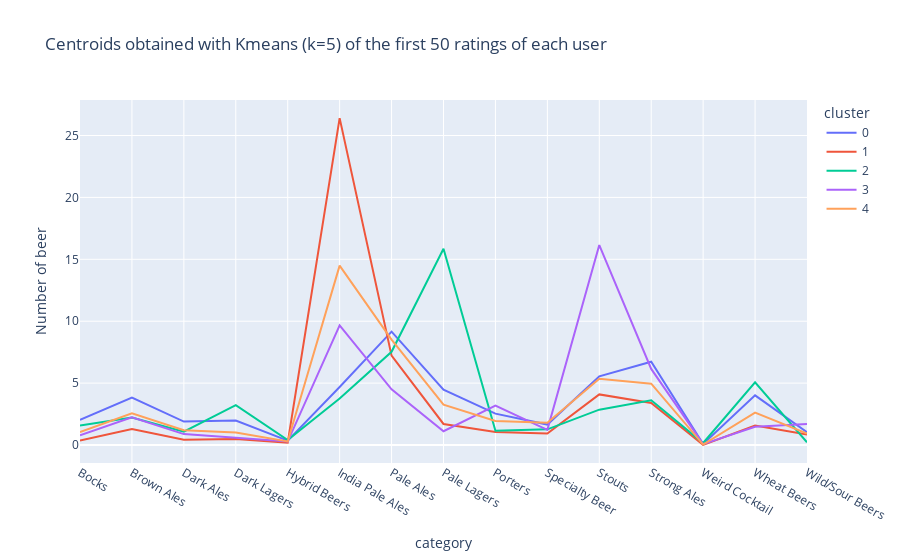

Notebook source saved alongside this figure:
### Code cell
fig = px.line(df_cluster_beer_5, x="category", y="Number of beer", color="cluster", title="Centroids obtained with Kmeans (k=5) of the first 50 ratings of each user")
fig.show()
#fig.write_html("centroid_first_5_justification.html")

### Figure 1 — Plotly figure (JSON) as saved in the notebook; plotly's stock layout.template omitted (floating-point values rounded to 4 significant figures)
{"data": [{"hovertemplate": "cluster=0<br>category=%{x}<br>Number of beer=%{y}<extra></extra>", "legendgroup": "0", "line": {"color": "#636efa", "dash": "solid"}, "marker": {"symbol": "circle"}, "mode": "lines", "name": "0", "orientation": "v", "showlegend": true, "type": "scatter", "x": ["Bocks", "Brown Ales", "Dark Ales", "Dark Lagers", "Hybrid Beers", "India Pale Ales", "Pale Ales", "Pale Lagers", "Porters", "Specialty Beer", "Stouts", "Strong Ales", "Weird Cocktail", "Wheat Beers", "Wild/Sour Beers"], "xaxis": "x", "y": [2.028, 3.83, 1.89, 1.979, 0.3569, 4.686, 9.159, 4.466, 2.537, 1.654, 5.551, 6.728, 0.08834, 4.014, 1.032], "yaxis": "y"}, {"hovertemplate": "cluster=1<br>category=%{x}<br>Number of beer=%{y}<extra></extra>", "legendgroup": "1", "line": {"color": "#EF553B", "dash": "solid"}, "marker": {"symbol": "circle"}, "mode": "lines", "name": "1", "orientation": "v", "showlegend": true, "type": "scatter", "x": ["Bocks", "Brown Ales", "Dark Ales", "Dark Lagers", "Hybrid Beers", "India Pale Ales", "Pale Ales", "Pale Lagers", "Porters", "Specialty Beer", "Stouts", "Strong Ales", "Weird Cocktail", "Wheat Beers", "Wild/Sour Beers"], "xaxis": "x", "y": [0.3723, 1.292, 0.4307, 0.4891, 0.1971, 26.4, 7.219, 1.701, 1.058, 0.927, 4.088, 3.394, 0.0146, 1.577, 0.8394], "yaxis": "y"}, {"hovertemplate": "cluster=2<br>category=%{x}<br>Number of beer=%{y}<extra></extra>", "legendgroup": "2", "line": {"color": "#00cc96", "dash": "solid"}, "marker": {"symbol": "circle"}, "mode": "lines", "name": "2", "orientation": "v", "showlegend": true, "type": "scatter", "x": ["Bocks", "Brown Ales", "Dark Ales", "Dark Lagers", "Hybrid Beers", "India Pale Ales", "Pale Ales", "Pale Lagers", "Porters", "Specialty Beer", "Stouts", "Strong Ales", "Weird Cocktail", "Wheat Beers", "Wild/Sour Beers"], "xaxis": "x", "y": [1.582, 2.214, 1.082, 3.214, 0.4082, 3.765, 7.531, 15.86, 1.153, 1.265, 2.857, 3.612, 0.1633, 5.071, 0.2245], "yaxis": "y"}, {"hovertemplate": "cluster=3<br>category=%{x}<br>Number of beer=%{y}<extra></extra>", "legendgroup": "3", "line": {"color": "#ab63fa", "dash": "solid"}, "marker": {"symbol": "circle"}, "mode": "lines", "name": "3", "orientation": "v", "showlegend": true, "type": "scatter", "x": ["Bocks", "Brown Ales", "Dark Ales", "Dark Lagers", "Hybrid Beers", "India Pale Ales", "Pale Ales", "Pale Lagers", "Porters", "Specialty Beer", "Stouts", "Strong Ales", "Weird Cocktail", "Wheat Beers", "Wild/Sour Beers"], "xaxis": "x", "y": [0.7888, 2.236, 0.882, 0.5776, 0.2795, 9.665, 4.503, 1.112, 3.18, 1.224, 16.15, 6.149, 0.06832, 1.478, 1.708], "yaxis": "y"}, {"hovertemplate": "cluster=4<br>category=%{x}<br>Number of beer=%{y}<extra></extra>", "legendgroup": "4", "line": {"color": "#FFA15A", "dash": "solid"}, "marker": {"symbol": "circle"}, "mode": "lines", "name": "4", "orientation": "v", "showlegend": true, "type": "scatter", "x": ["Bocks", "Brown Ales", "Dark Ales", "Dark Lagers", "Hybrid Beers", "India Pale Ales", "Pale Ales", "Pale Lagers", "Porters", "Specialty Beer", "Stouts", "Strong Ales", "Weird Cocktail", "Wheat Beers", "Wild/Sour Beers"], "xaxis": "x", "y": [1.041, 2.557, 1.189, 1.014, 0.2921, 14.49, 8.509, 3.265, 1.948, 1.808, 5.357, 4.959, 0.0378, 2.615, 0.9175], "yaxis": "y"}], "layout": {"legend": {"title": {"text": "cluster"}, "tracegroupgap": 0}, "title": {"text": "Centroids obtained with Kmeans (k=5) of the first 50 ratings of each user"}, "xaxis": {"anchor": "y", "domain": [0, 1], "title": {"text": "category"}}, "yaxis": {"anchor": "x", "domain": [0, 1], "title": {"text": "Number of beer"}}}}
